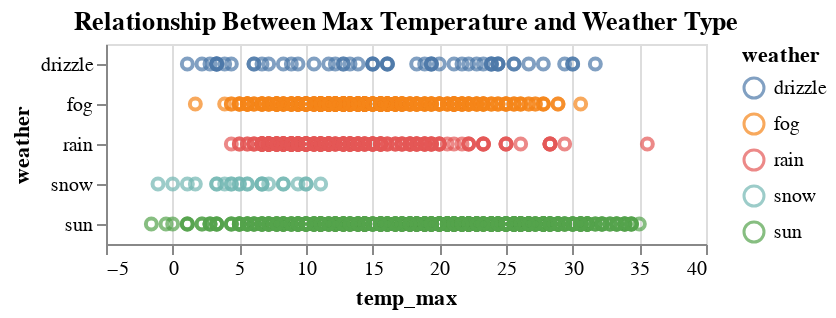

Notebook code cell kept with this figure:
### Code cell
chart = alt.Chart(weather).mark_point().encode(
    x='temp_max:Q',  
    y='weather:N',  
    color='weather:N',  
    tooltip=['temp_max', 'weather']  
).properties(
    title='Relationship Between Max Temperature and Weather Type'  
)

chart.show()

### Figure 1 — Vega-Lite specification as saved in the notebook (floating-point values rounded to 4 significant figures; data arrays with more than 128 entries replaced by an {"elided": "..."} marker saying what was removed)
{"config": {"view": {"continuousWidth": 300, "continuousHeight": 300}}, "data": {"name": "data-6881b3c76720a51ecae2e2fb5659aff4"}, "mark": {"type": "point"}, "encoding": {"color": {"field": "weather", "type": "nominal"}, "tooltip": [{"field": "temp_max", "type": "quantitative"}, {"field": "weather", "type": "nominal"}], "x": {"field": "temp_max", "type": "quantitative"}, "y": {"field": "weather", "type": "nominal"}}, "title": "Relationship Between Max Temperature and Weather Type", "$schema": "https://vega.github.io/schema/vega-lite/v5.20.1.json", "datasets": {"data-6881b3c76720a51ecae2e2fb5659aff4": {"elided": "1461 records"}}}
